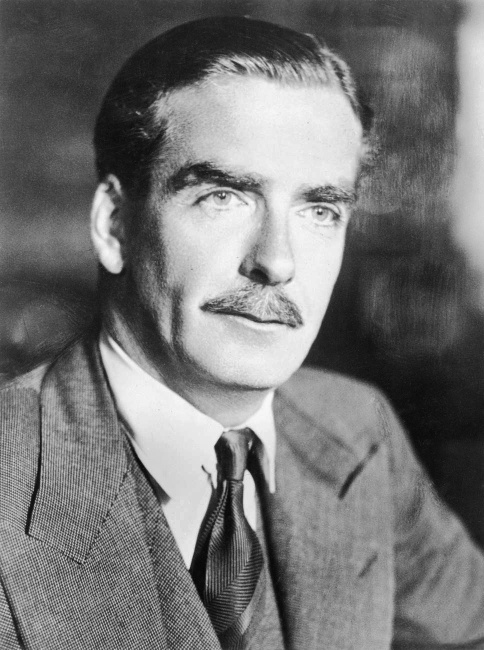
#> input picture learning-videos/shorts-experiments/sp-07-suez-crisis-1956/raw_assets/eden_portrait.jpg, 968 x 1300 px, found by its file name (shown at 1/2 size)
$ python test_distance_stroke.py
#> lines starting #> are read from the running program, lines starting #| are printed output that depends on the picture; after the words box and inside, x2 and y2 are one past the last pixel; in counts of white or black regions, pixels touching at a corner belong together
import os
import cv2
import numpy as np
from PIL import Image, ImageEnhance

RAW_DIR = "D:/PERSONAL PROJECT/IR-study-companion/learning-videos/shorts-experiments/sp-07-suez-crisis-1956/raw_assets"
ASSET_DIR = "D:/PERSONAL PROJECT/IR-study-companion/learning-videos/shorts-experiments/sp-07-suez-crisis-1956/assets"

def make_euclidean_sticker(rgba_np, outline_width=16, shadow_offset=(16, 16)):
    """
    Creates an ultra-smooth Euclidean distance transform sticker:
    - Distance transform computes exact Euclidean distance (L2) from boundary
    - Perfectly rounded, continuous stroke
    - Hard 0-blur drop shadow
    """
    h, w, c = rgba_np.shape
    pad = outline_width * 2 + 50
    new_h = h + pad * 2
    new_w = w + pad * 2

    alpha = rgba_np[:, :, 3]
    _, bin_alpha = cv2.threshold(alpha, 128, 255, cv2.THRESH_BINARY)

    padded_alpha = np.zeros((new_h, new_w), dtype=np.uint8)
    padded_alpha[pad:pad+h, pad:pad+w] = bin_alpha

    # Exact Euclidean Distance Transform
    inv_mask = cv2.bitwise_not(padded_alpha)
    dist = cv2.distanceTransform(inv_mask, cv2.DIST_L2, cv2.DIST_MASK_PRECISE)

    # Smooth Euclidean contour stroke
    stroke_mask = np.where(dist <= outline_width, 255, 0).astype(np.uint8)
    # Morphological smooth
    stroke_mask = cv2.GaussianBlur(stroke_mask, (7, 7), 0)
    _, stroke_mask = cv2.threshold(stroke_mask, 128, 255, cv2.THRESH_BINARY)

    # Canvas
    canvas = np.zeros((new_h, new_w, 4), dtype=np.uint8)

    # 1. Hard Drop Shadow (135 deg)
    sx, sy = shadow_offset
    M = np.float32([[1, 0, sx], [0, 1, sy]])
    shadow_mask = cv2.warpAffine(stroke_mask, M, (new_w, new_h))
    canvas[shadow_mask == 255] = [0, 0, 0, 255]

    # 2. Solid White Stroke
    canvas[stroke_mask == 255] = [255, 255, 255, 255]

    # 3. Composite FG
    fg_mask = bin_alpha == 255
    canvas[pad:pad+h, pad:pad+w][fg_mask] = rgba_np[fg_mask]

    return Image.fromarray(canvas)

print("Testing Euclidean distance sticker for Anthony Eden...")
eden_raw = cv2.imread(os.path.join(RAW_DIR, "eden_portrait.jpg"))
#> eden_raw is the input picture: shape (1300, 968, 3); min 0, max 252, mean 117.1
eh, ew = eden_raw.shape[:2]
eden_crop = eden_raw[int(eh*0.01):int(eh*0.75), int(ew*0.06):int(ew*0.94)]
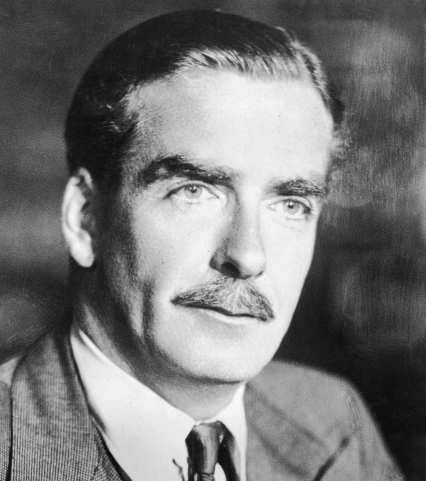
#> eden_crop: shape (962, 851, 3) (shown at 1/2 size); min 0, max 252, mean 118.8
eden_crop = cv2.resize(eden_crop, (680, 750), interpolation=cv2.INTER_LANCZOS4)
#> eden_crop: shape (750, 680, 3)
ch, cw = eden_crop.shape[:2]

mask = np.zeros((ch, cw), np.uint8)
bgdModel = np.zeros((1, 65), np.float64)
fgdModel = np.zeros((1, 65), np.float64)
cv2.grabCut(eden_crop, mask, (8, 8, cw-16, ch-16), bgdModel, fgdModel, 6, cv2.GC_INIT_WITH_RECT)
bin_mask = np.where((mask==2)|(mask==0), 0, 255).astype(np.uint8)

num_labels, labels, stats, _ = cv2.connectedComponentsWithStats(bin_mask, connectivity=8)
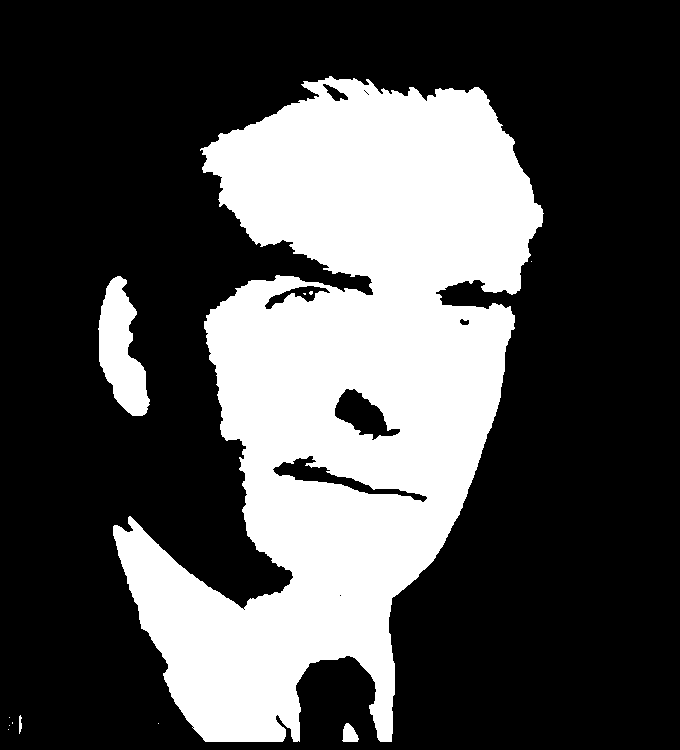
#> bin_mask: shape (750, 680); 31% white; 12 white regions (8 under 20 px), largest, box (x1, y1, x2, y2) and area: (113, 76, 544, 742) 153450, (98, 276, 150, 416) 4211, (342, 723, 359, 742) 224, (19, 715, 22, 734) 43
largest = 1 + np.argmax(stats[1:, cv2.CC_STAT_AREA])
clean_mask = np.where(labels == largest, 255, 0).astype(np.uint8)

# Smooth hairline and bottom
clean_mask = cv2.morphologyEx(clean_mask, cv2.MORPH_CLOSE, cv2.getStructuringElement(cv2.MORPH_ELLIPSE, (15, 15)))

for y in range(int(ch*0.82), ch):
    factor = (y - int(ch*0.82)) / (ch - int(ch*0.82))
    cutoff_x = int(factor * factor * (cw * 0.36))
    clean_mask[y, :cutoff_x] = 0
    clean_mask[y, cw - cutoff_x:] = 0
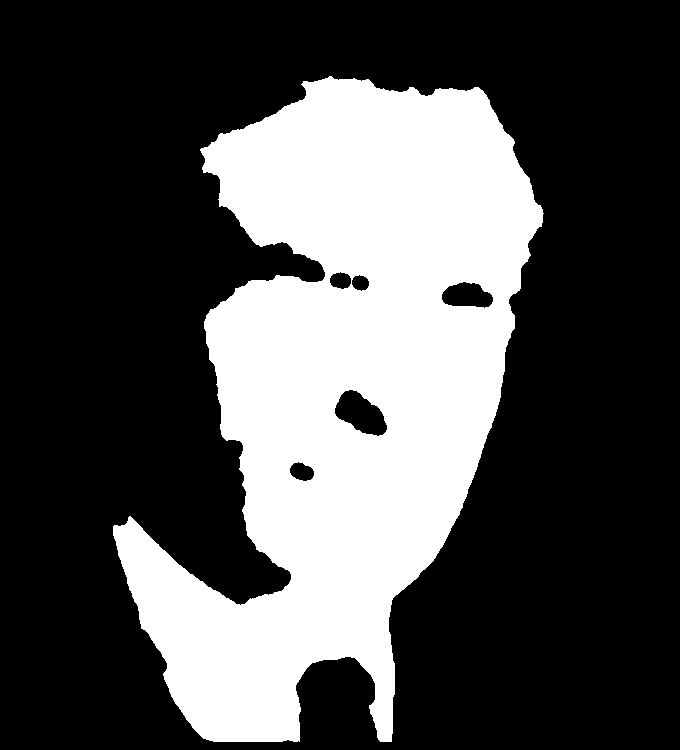
#> clean_mask: shape (750, 680); 30.8% white; 1 white region, box (x1, y1, x2, y2) and area: (113, 76, 544, 742) 157009

eden_rgba = cv2.cvtColor(eden_crop, cv2.COLOR_BGR2RGBA)
eden_rgba[:, :, 3] = clean_mask
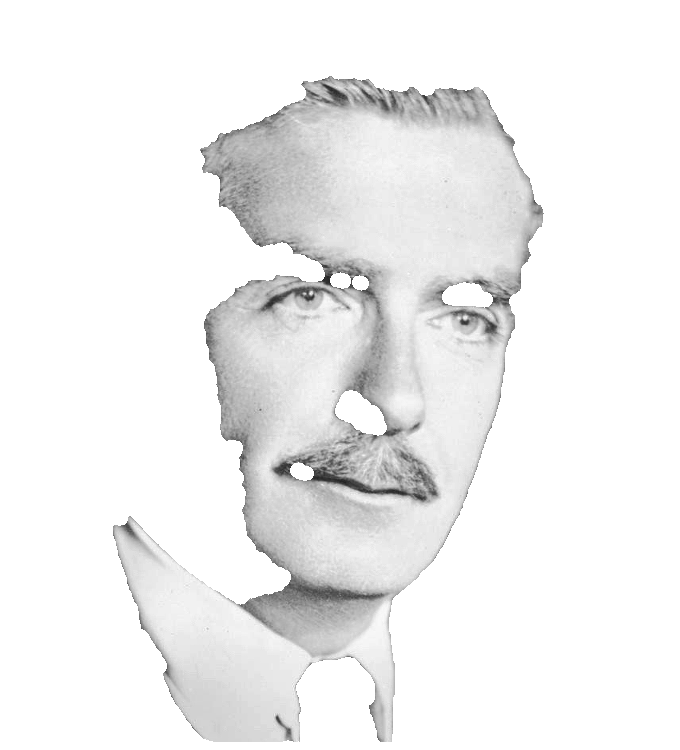
#> eden_rgba: shape (750, 680, 4); mean R, G, B, A 118.8, 118.8, 118.8, 78.5; transparent parts drawn white
sticker_eden = make_euclidean_sticker(eden_rgba, outline_width=16)
#> in make_euclidean_sticker, `dist = cv2.distanceTransform(inv_mask, cv2.DIST_L2, cv2.DIST_MASK_PREC..`:
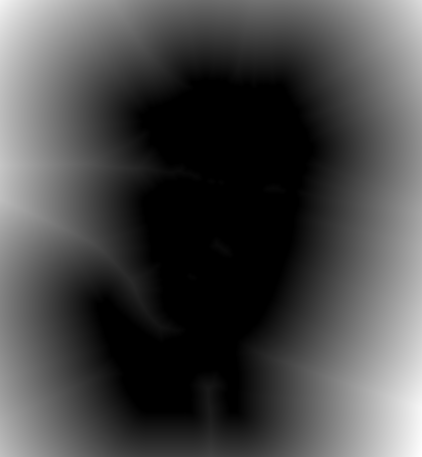
#> dist: shape (914, 844) float32 (shown at 1/2 size); min 0, max 380.8, mean 107; drawn with min black and max white
#> in make_euclidean_sticker, `shadow_mask = cv2.warpAffine(stroke_mask, M, (new_w, new_h))`:
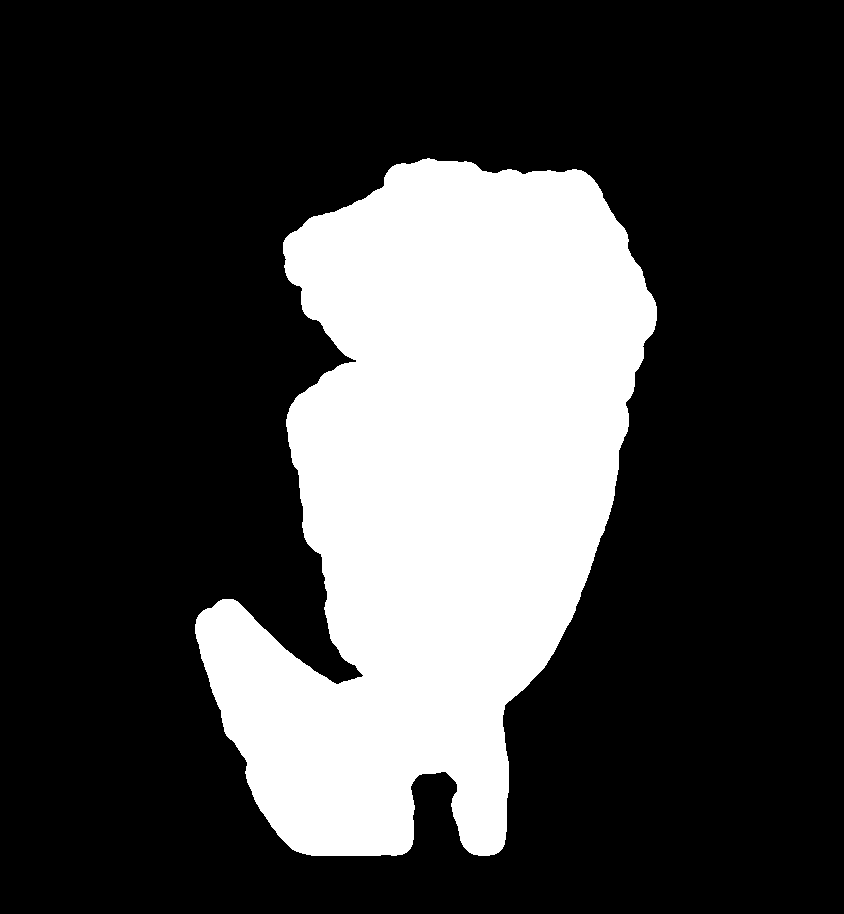
#> shadow_mask: shape (914, 844); 26% white; 1 white region, box (x1, y1, x2, y2) and area: (195, 158, 657, 856) 200366
#> in make_euclidean_sticker, `canvas[pad:pad+h, pad:pad+w][fg_mask] = rgba_np[fg_mask]`:
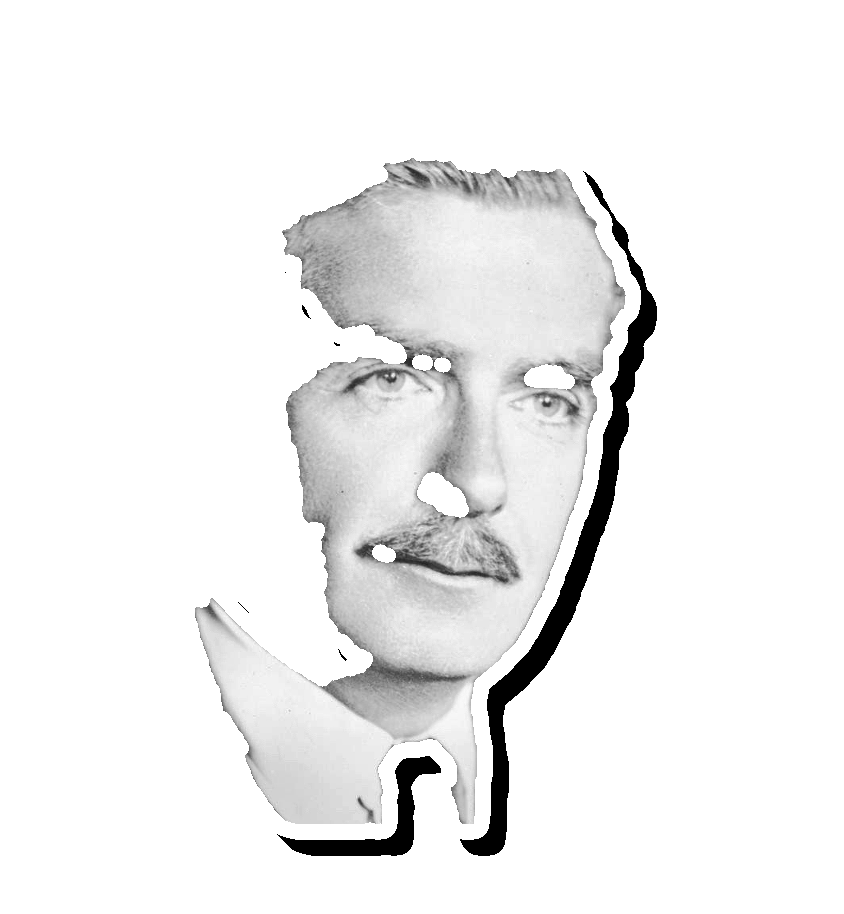
#> canvas: shape (914, 844, 4); mean R, G, B, A 56.2, 56.2, 56.2, 71.7; transparent parts drawn white
sticker_eden.save(os.path.join(ASSET_DIR, "sticker_anthony_eden.png"))
print("Saved Euclidean sticker_anthony_eden.png successfully!")
